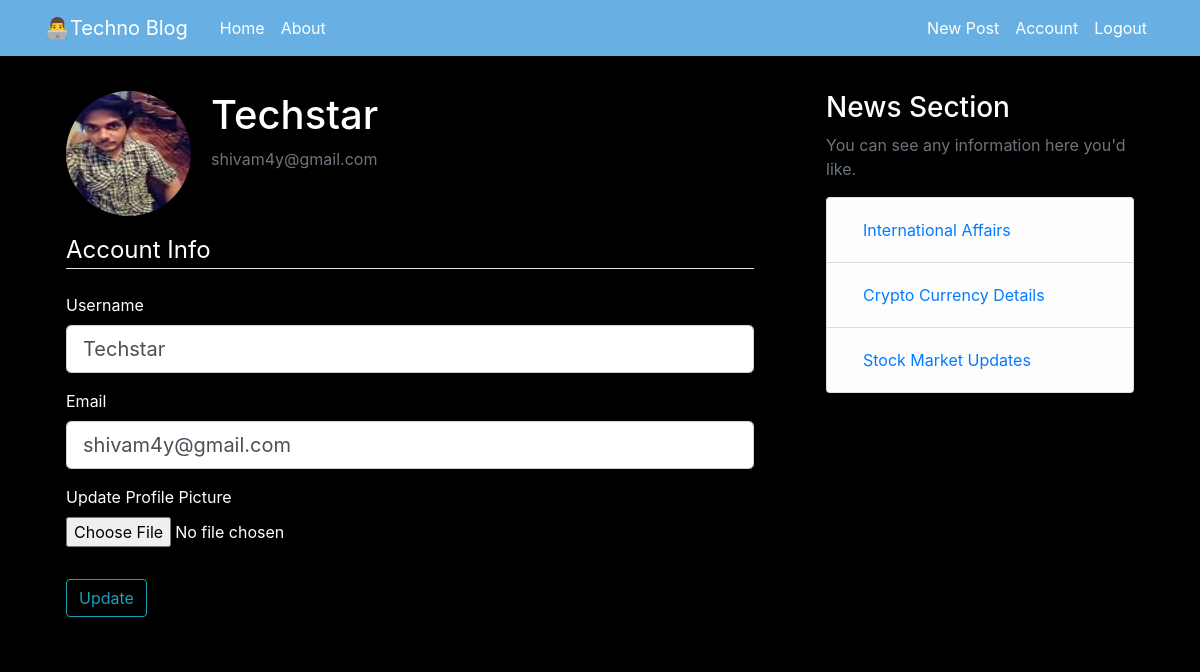
The app's page /account (signed in) with its own data.
### TechnoBlog/models.py (models this page shows, shortened)
class User(db.Model, UserMixin):
    id = db.Column(db.Integer, primary_key=True)
    username = db.Column(db.String(20), unique=True, nullable=False)
    email = db.Column(db.String(120), unique=True, nullable=False)
    image_file = db.Column(db.String(20), nullable=False, default='default.jpg')
    password = db.Column(db.String(60), nullable=False)
    posts = db.relationship('Post', backref='author', lazy=True)

### TechnoBlog/routes.py (the view)
@app.route("/account", methods=['GET', 'POST'])
@login_required
def account():
    form = UpdateAccountForm()
    if form.validate_on_submit():
        if form.picture.data:
            picture_file = save_picture(form.picture.data)
            current_user.image_file = picture_file
        current_user.username = form.username.data
        current_user.email = form.email.data
        db.session.commit()
        flash('Your account has been updated!', 'success')
        return redirect(url_for('account'))
    elif request.method == 'GET':
        form.username.data = current_user.username
        form.email.data = current_user.email
    image_file = url_for('static', filename='profile_pics/' + current_user.image_file)
    return render_template('account.html', title='Account',
                           image_file=image_file, form=form)

### TechnoBlog/forms.py (shortened to what this page needs)
class UpdateAccountForm(FlaskForm):
    username = StringField('Username',
                           validators=[DataRequired(), Length(min=2, max=20)])
    email = StringField('Email',
                        validators=[DataRequired(), Email()])
    picture = FileField('Update Profile Picture', validators=[FileAllowed(['jpg', 'png'])])
    submit = SubmitField('Update')

### TechnoBlog/models.py (called while the page is built)
@login_manager.user_loader
def load_user(user_id):
    return User.query.get(int(user_id))

### TechnoBlog/templates/account.html (shortened to what this page needs)
{% extends "layout.html" %}
{% block content %}
    <div class="content-section">
      <div class="media">
        <img class="rounded-circle account-img" src="{{ url_for('static', filename=current_user.image_file) }}">
        <div class="media-body">
          <h2 class="account-heading">{{ current_user.username }}</h2>
          <p class="text-secondary">{{ current_user.email }}</p>
        </div>
      </div>
        <form method="POST" action="" enctype="multipart/form-data">
            <fieldset class="form-group">
                <legend class="border-bottom mb-4">Account Info</legend>
                <div class="form-group">
                    {{ form.username.label(class="form-control-label") }}
                    {% if form.username.errors %}
                        {{ form.username(class="form-control form-control-lg is-invalid") }}
                        <div class="invalid-feedback">
                            {% for error in form.username.errors %}
                                <span>{{ error }}</span>
                            {% endfor %}
                        </div>
                    {% else %}
                        {{ form.username(class="form-control form-control-lg") }}
                    {% endif %}
                </div>
                <div class="form-group">
                    {{ form.email.label(class="form-control-label") }}
                    {% if form.email.errors %}
                        {{ form.email(class="form-control form-control-lg is-invalid") }}
                        <div class="invalid-feedback">
                            {% for error in form.email.errors %}
                                <span>{{ error }}</span>
                            {% endfor %}
                        </div>
                    {% else %}
                        {{ form.email(class="form-control form-control-lg") }}
                    {% endif %}
                </div>
                <div class="form-group">
                    {{ form.picture.label() }}
                    {{ form.picture(class="form-control-file") }}
                </div>
            </fieldset>
            <div class="form-group">
                {{ form.submit(class="btn btn-outline-info") }}
            </div>
        </form>
    </div>
{% endblock content %}

### TechnoBlog/static/main.css (style rules this page uses)
body { background: black; color: black; margin-top: 5rem; }
h1, h2, h3, h4, h5, h6 { color: white; }
.content-section { background: black; padding: 10px 20px; color:white; border: 1px solid black; border-radius: 3px; margin-bottom: 20px; }
.account-img { height: 125px; width: 125px; margin-right: 20px; margin-bottom: 16px; }
.account-heading { font-size: 2.5rem; }

### records on screen
User: image_file (picture), username "Techstar", email "shivam4y@gmail.com"
